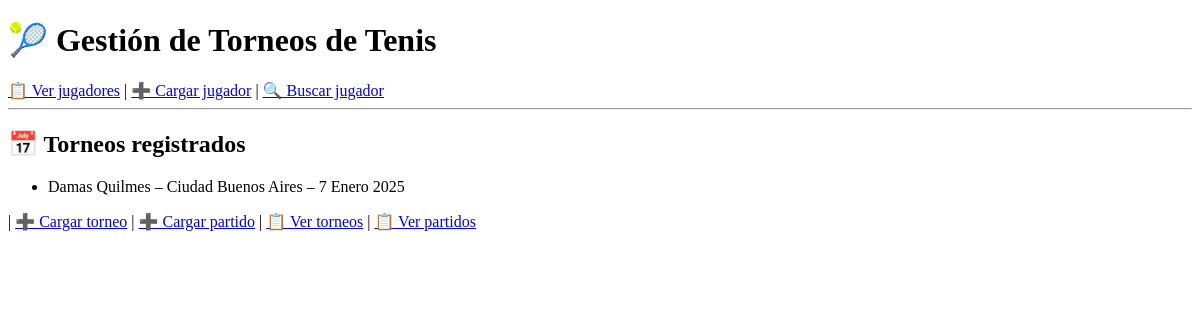
/torneos/, run on an earlier commit of the app's database.
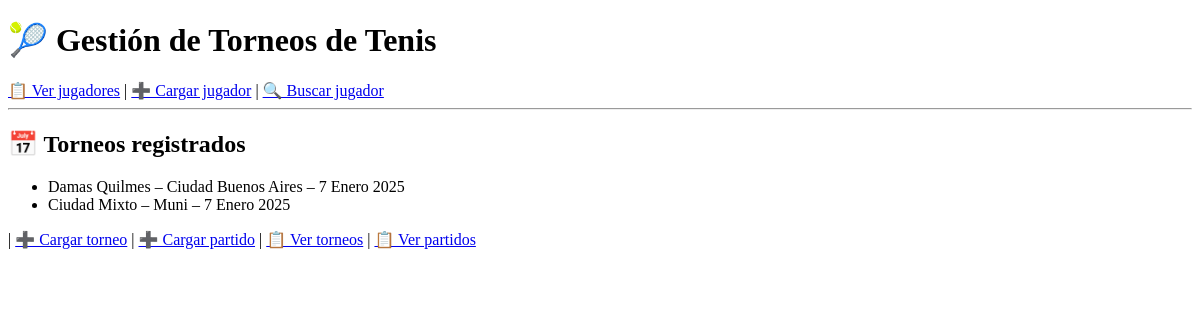
And on a later commit of the database.
### gestion/models.py (models this page shows, shortened)
class Torneo(models.Model):
    nombre = models.CharField(max_length=100)
    sede = models.CharField(max_length=100)
    fecha_inicio = models.DateField()

### gestion/views.py (the view)
# urls.py: path('torneos/', TorneoList.as_view(), name='torneo_lista'),
class TorneoList(ListView):
    model = Torneo
    template_name = 'gestion/torneo_list.html'
    context_object_name = 'torneos'

### gestion/templates/gestion/torneo_list.html (shortened to what this page needs)
{% extends 'gestion/base.html' %}
{% block content %}
<h2>📅 Torneos registrados</h2>
<ul>
    {% for torneo in torneos %}
        <li>{{ torneo.nombre }} – {{ torneo.sede }} – {{ torneo.fecha_inicio }}</li>
    {% empty %}
        <li>No hay torneos cargados.</li>
    {% endfor %}
</ul>
{% endblock %}

What changed in the data, as far as the page shows it:
added Torneo: nombre "Ciudad Mixto", sede "Muni", fecha_inicio "7 Enero 2025"
